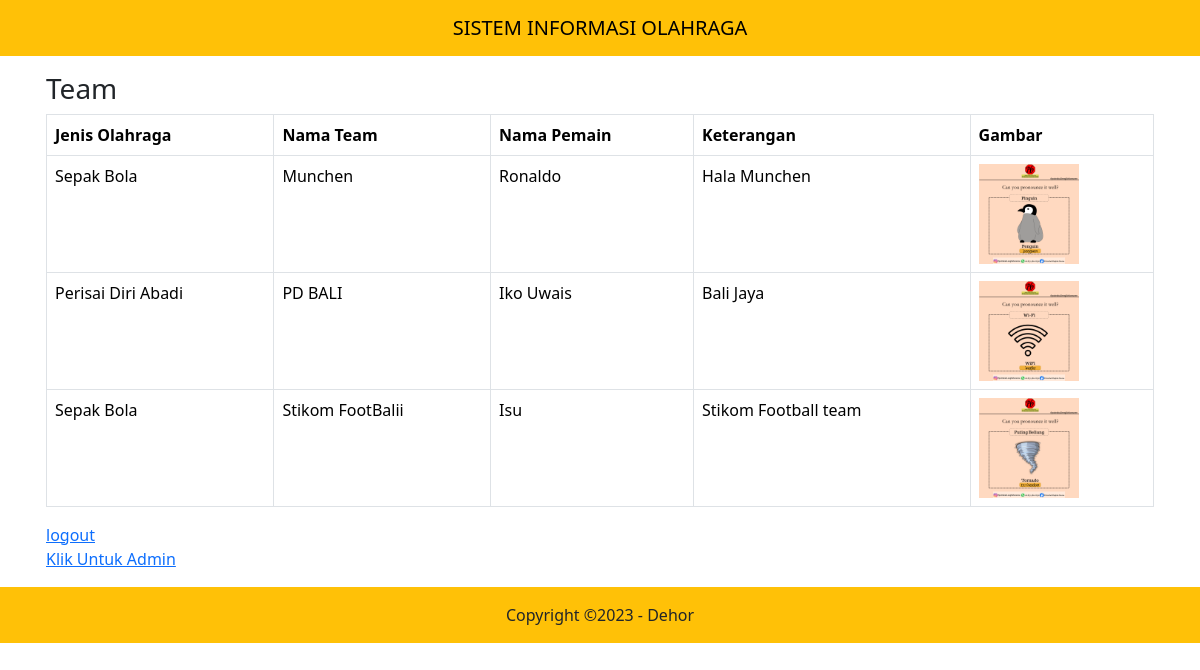
The app's page /Uas/admin/team/userView.php with its own data.
### tables this page shows
CREATE TABLE `tb_team` (
  `id_team` int(10) UNSIGNED NOT NULL,
  `nama` varchar(50) NOT NULL,
  `keterangan` varchar(50) NOT NULL,
  `gambar` varchar(100) NOT NULL,
  `id_jenis` int(10) UNSIGNED NOT NULL,
  `id_pemain` int(11) NOT NULL
);

CREATE TABLE `tb_jenis` (
  `id_jenis` int(10) UNSIGNED NOT NULL,
  `Jenis` varchar(50) NOT NULL
);

CREATE TABLE `tb_pemain` (
  `id_pemain` int(11) NOT NULL,
  `nama` varchar(50) NOT NULL,
  `id_jenis` int(10) UNSIGNED DEFAULT NULL
);

### Uas/admin/functions/functions.php (called while the page is built, shortened)
<?php
$conn =mysqli_connect("localhost","root","","olahraga");
function query($query){
    global $conn;
    $result =mysqli_query($conn, $query);
    $rows = [];
    while( $row = mysqli_fetch_assoc($result)){
        $rows[] = $row;
    }
    return $rows;
}

### Uas/admin/team/userView.php (the view, shortened to what this page needs)
<?php
require_once '../functions/functions.php';
 $team = query("SELECT tb_team.nama AS 'nama_team' , tb_pemain.nama AS 'nama_pemain', id_team, jenis, keterangan, gambar
 FROM tb_team
 INNER JOIN tb_jenis ON tb_team.id_jenis = tb_jenis.id_jenis
 INNER JOIN tb_pemain ON tb_team.id_pemain = tb_pemain.id_pemain;");
 ?>
<!DOCTYPE html>
<html lang="en">
<head>
    <link href="https://cdn.jsdelivr.net/npm/bootstrap@5.3.2/dist/css/bootstrap.min.css" rel="stylesheet">
    <link rel="stylesheet" href="../../css/style.css">
    <nav class="navbar navbar-expand-lg bg-warning">
  <div class="container-fluid">
    <a class="navbar-brand mx-auto">SISTEM INFORMASI OLAHRAGA</a>
  </div>
</nav>
<div class="container">
  <div class="row">
    <div class="col-12 p-3 bg-white">
      <h3>Team</h3>
        <table class="table table-bordered">
            <thead>
                <tr>
                    <th>Jenis Olahraga</th>
                    <th>Nama Team</th>
                    <th>Nama Pemain</th>
                    <th>Keterangan</th>
                    <th>Gambar</th>
                </tr>
            </thead>
            <tbody>
            <?php foreach($team as $row):?>
                <tr>
                    <td><?=$row['jenis']?></td>
                    <td><?=$row['nama_team']?></td>
                    <td><?=$row['nama_pemain']?></td>
                    <td><?=$row['keterangan']?></td>
                    <td><img src="../img/<?=$row['gambar']?>" alt="" width="100px" height="100px"></td>
                </tr>
                <?php endforeach; ?>
            </tbody>
        </table>
        <div>
      <a href="../logout.php">logout</a>
      <br>
      <a href="../../index.php">Klik Untuk Admin</a>
</div>
    </div>
  </div>
</div>
<?php require_once '../footer.php'; ?>

### records on screen
tb_team: id_jenis.Jenis "Sepak Bola", nama "Munchen", id_pemain.nama "Ronaldo", keterangan "Hala Munchen", gambar (picture)
tb_team: id_jenis.Jenis "Perisai Diri Abadi", nama "PD BALI", id_pemain.nama "Iko Uwais", keterangan "Bali Jaya", gambar (picture)
tb_team: id_jenis.Jenis "Sepak Bola", nama "Stikom FootBalii", id_pemain.nama "Isu", keterangan "Stikom Football team", gambar (picture)
